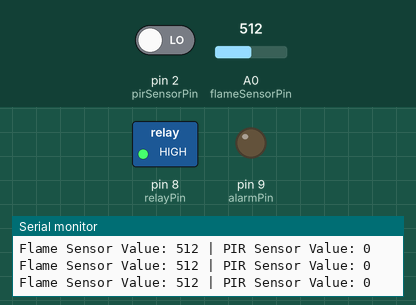
This sketch was run on a simulated Arduino Uno, built with avr-gcc and run on an emulated ATmega328P. Parts: switched loads named in the sketch (green lamp = pin HIGH), output pins drawn as LEDs (lit = HIGH), the last lines printed to the serial monitor. The test bench sets the inputs (shaded band); at power-on: A0 (flameSensorPin) = 512, pin 2 (pirSensorPin) LOW.

Above: at 1.2 s.
1.3 s: A0 (flameSensorPin) set to 317
2.8 s: A0 (flameSensorPin) set to 287
At 3.3 s:
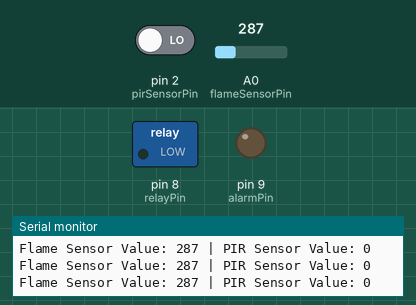
4.3 s: pin 2 (pirSensorPin) driven HIGH
At 4.7 s:
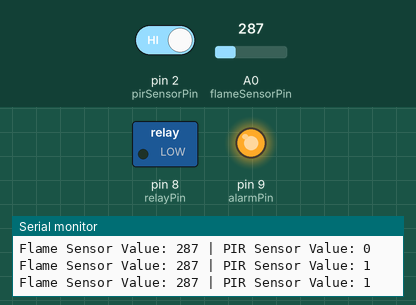
5.9 s: A0 (flameSensorPin) set to 306
At 7.2 s:
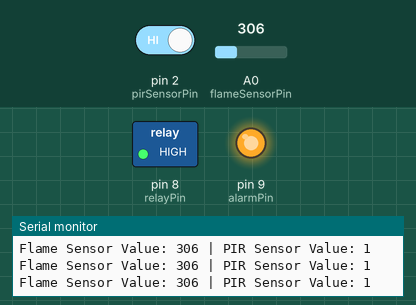
7.5 s: A0 (flameSensorPin) set to 290
At 8.8 s:
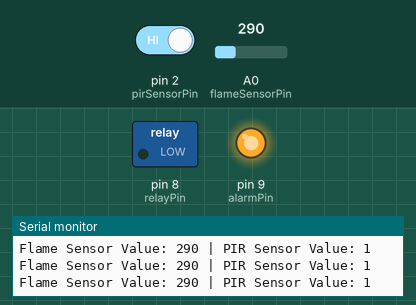
9.1 s: A0 (flameSensorPin) set to 310
At 10.2 s:
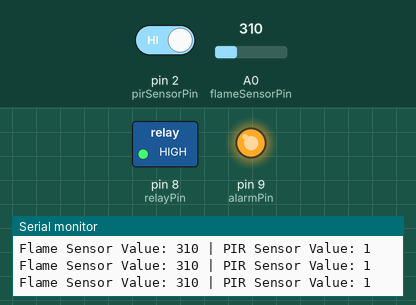
Timing chart, 0 to 11.7 s (numbered marks = the images above; inputs shaded):
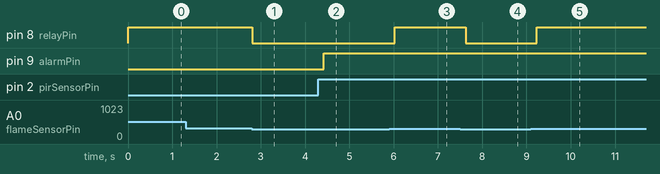

Measured:
- the behaviour switches between 301 and 300 on A0 (flameSensorPin) (found by bisection; images 0 and 1)
- after the input at 2.8 s, pin 8 (relayPin): HIGH → LOW at once
- after the input at 4.3 s, pin 9 (alarmPin): LOW → HIGH after 0.12 s
- after the input at 5.9 s, pin 8 (relayPin): LOW → HIGH after 0.12 s
- after the input at 7.5 s, pin 8 (relayPin): HIGH → LOW after 0.13 s
- after the input at 9.1 s, pin 8 (relayPin): LOW → HIGH after 0.13 s

The sketch:

FlamePIRrelay.ino
```cpp
// Define pin numbers
const int flameSensorPin = A0; // Analog pin for flame sensor
const int pirSensorPin = 2;    // Digital pin for PIR sensor
const int relayPin = 8;        // Digital pin for relay module
const int alarmPin = 9;        // Digital pin for buzzer/alarm

// Define threshold for flame detection
const int flameThreshold = 300; // Adjust this threshold based on your sensor

void setup() {
  // Initialize serial communication
  Serial.begin(9600);

  // Set pin modes
  pinMode(flameSensorPin, INPUT);
  pinMode(pirSensorPin, INPUT);
  pinMode(relayPin, OUTPUT);
  pinMode(alarmPin, OUTPUT);

  // Initially, turn off the relay and alarm
  digitalWrite(relayPin, LOW);
  digitalWrite(alarmPin, LOW);
}

void loop() {
  // Read the flame sensor value
  int flameValue = analogRead(flameSensorPin);

  // Read the PIR sensor value
  int pirValue = digitalRead(pirSensorPin);

  // Print sensor values to the serial monitor
  Serial.print("Flame Sensor Value: ");
  Serial.print(flameValue);
  Serial.print(" | PIR Sensor Value: ");
  Serial.println(pirValue);

  // Check for flame detection
  if (flameValue > flameThreshold) {
    digitalWrite(relayPin, HIGH); // Turn on the water pump
  } else {
    digitalWrite(relayPin, LOW);  // Turn off the water pump
  }

  // Check for human presence
  if (pirValue == HIGH) {
    digitalWrite(alarmPin, HIGH); // Turn on the alarm
  } else {
    digitalWrite(alarmPin, LOW);  // Turn off the alarm
  }

  // Delay to prevent excessive serial printing
  delay(200);
}
```
